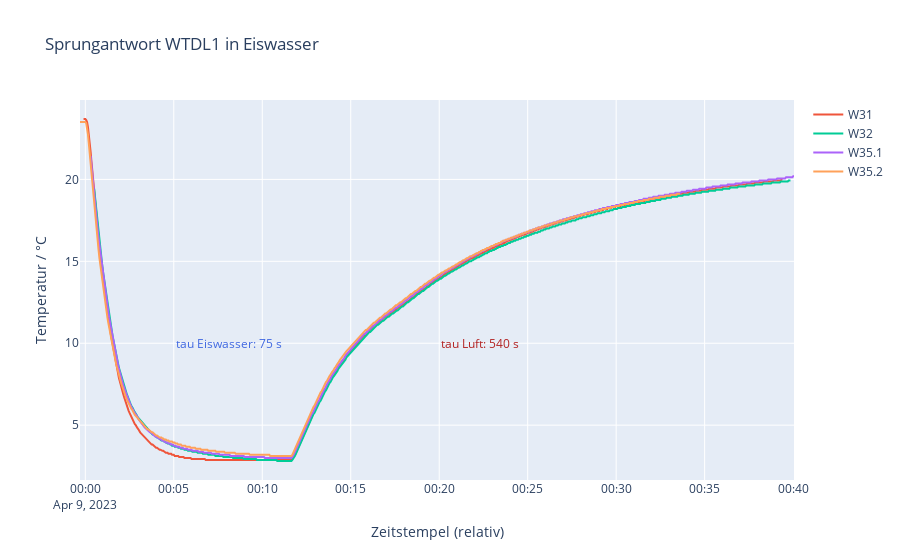

Notebook code for this chart:
### Code cell
fig.add_annotation(
    x=dt.datetime(2023,4,9,0,5),
    y=10,
    text="tau Eiswasser: 75 s",
    xanchor="left",
    align="left",
    showarrow=False,
    font=dict(color="royalblue"),
)

fig.add_annotation(
    x=dt.datetime(2023,4,9,0,20),
    y=10,
    text="tau Luft: 540 s",
    xanchor="left",
    align="left",
    showarrow=False,
    font=dict(color="firebrick"),
)

### Figure 1 — Plotly figure (JSON) as saved in the notebook; plotly's stock layout.template omitted (floating-point values rounded to 4 significant figures; data arrays with more than 128 entries replaced by an {"elided": "..."} marker saying what was removed)
{"data": [{"hovertemplate": "<extra></extra>", "legendgroup": "", "line": {"color": "#636efa", "dash": "solid"}, "marker": {"symbol": "circle"}, "mode": "lines", "name": "", "orientation": "v", "showlegend": false, "type": "scatter", "xaxis": "x", "yaxis": "y"}, {"mode": "lines", "name": "W31", "type": "scatter", "x": {"elided": "791 str values"}, "y": {"elided": "791 float values"}}, {"mode": "lines", "name": "W32", "type": "scatter", "x": {"elided": "788 str values"}, "y": {"elided": "788 float values"}}, {"mode": "lines", "name": "W35.1", "type": "scatter", "x": {"elided": "796 str values"}, "y": {"elided": "796 float values"}}, {"mode": "lines", "name": "W35.2", "type": "scatter", "x": {"elided": "679 str values"}, "y": {"elided": "679 float values"}}], "layout": {"annotations": [{"align": "left", "font": {"color": "royalblue"}, "showarrow": false, "text": "tau Eiswasser: 75 s", "x": "2023-04-09T00:05:00", "xanchor": "left", "y": 10}, {"align": "left", "font": {"color": "firebrick"}, "showarrow": false, "text": "tau Luft: 540 s", "x": "2023-04-09T00:20:00", "xanchor": "left", "y": 10}], "legend": {"tracegroupgap": 0}, "title": {"text": "Sprungantwort WTDL1 in Eiswasser"}, "xaxis": {"anchor": "y", "domain": [0, 1], "title": {"text": "Zeitstempel (relativ)"}}, "yaxis": {"anchor": "x", "domain": [0, 1], "title": {"text": "Temperatur / °C"}}}}
